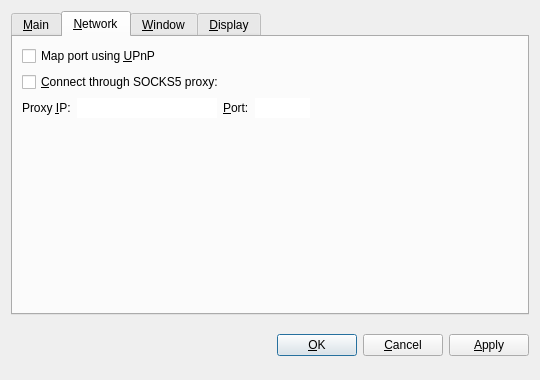
<?xml version="1.0" encoding="UTF-8"?>
<ui version="4.0">
 <class>OptionsDialog</class>
 <widget class="QDialog" name="OptionsDialog">
  <property name="geometry">
   <rect>
    <x>0</x>
    <y>0</y>
    <width>540</width>
    <height>380</height>
   </rect>
  </property>
  <property name="windowTitle">
   <string>Options</string>
  </property>
  <property name="modal">
   <bool>true</bool>
  </property>
  <layout class="QVBoxLayout" name="verticalLayout">
   <item>
    <widget class="QTabWidget" name="tabWidget">
     <property name="tabPosition">
      <enum>QTabWidget::North</enum>
     </property>
     <property name="currentIndex">
      <number>1</number>
     </property>
     <widget class="QWidget" name="tabMain">
      <attribute name="title">
       <string>&amp;Main</string>
      </attribute>
      <layout class="QVBoxLayout" name="verticalLayout_Main">
       <item>
        <widget class="QLabel" name="transactionFeeInfoLabel">
         <property name="text">
          <string>Optional transaction fee per kB that helps make sure your transactions are processed quickly. Most transactions are 1 kB. Fee 0.01 recommended.</string>
         </property>
         <property name="textFormat">
          <enum>Qt::PlainText</enum>
         </property>
         <property name="wordWrap">
          <bool>true</bool>
         </property>
        </widget>
       </item>
       <item>
        <layout class="QHBoxLayout" name="horizontalLayoutFee">
         <item>
          <widget class="QLabel" name="transactionFeeLabel">
           <property name="text">
            <string>Pay transaction &amp;fee</string>
           </property>
           <property name="textFormat">
            <enum>Qt::PlainText</enum>
           </property>
           <property name="buddy">
            <cstring>transactionFee</cstring>
           </property>
          </widget>
         </item>
         <item>
          <widget class="BitcoinAmountField" name="transactionFee"/>
         </item>
         <item>
          <spacer name="horizontalSpacerFee">
           <property name="orientation">
            <enum>Qt::Horizontal</enum>
           </property>
           <property name="sizeHint" stdset="0">
            <size>
             <width>40</width>
             <height>20</height>
            </size>
           </property>
          </spacer>
         </item>
        </layout>
       </item>
       <item>
        <widget class="QLabel" name="reserveBalanceInfoLabel">
         <property name="text">
          <string>Reserved amount does not participate in staking and is therefore spendable at any time.</string>
         </property>
         <property name="textFormat">
          <enum>Qt::PlainText</enum>
         </property>
         <property name="wordWrap">
          <bool>true</bool>
         </property>
        </widget>
       </item>
       <item>
        <layout class="QHBoxLayout" name="horizontalLayoutReserveBalance">
         <item>
          <widget class="QLabel" name="reserveBalanceLabel">
           <property name="text">
            <string>Reserve</string>
           </property>
           <property name="textFormat">
            <enum>Qt::PlainText</enum>
           </property>
           <property name="buddy">
            <cstring>reserveBalance</cstring>
           </property>
          </widget>
         </item>
         <item>
          <widget class="BitcoinAmountField" name="reserveBalance"/>
         </item>
         <item>
          <spacer name="horizontalSpacerReserveBalance">
           <property name="orientation">
            <enum>Qt::Horizontal</enum>
           </property>
           <property name="sizeHint" stdset="0">
            <size>
             <width>40</width>
             <height>20</height>
            </size>
           </property>
          </spacer>
         </item>
        </layout>
       </item>
       <item>
        <widget class="QCheckBox" name="bitcoinAtStartup">
         <property name="toolTip">
          <string>Automatically start ion after logging in to the system.</string>
         </property>
         <property name="text">
          <string>&amp;Start ion on system login</string>
         </property>
        </widget>
       </item>
       <item>
        <spacer name="verticalSpacer_Main">
         <property name="orientation">
          <enum>Qt::Vertical</enum>
         </property>
         <property name="sizeHint" stdset="0">
          <size>
           <width>20</width>
           <height>40</height>
          </size>
         </property>
        </spacer>
       </item>
      </layout>
     </widget>
     <widget class="QWidget" name="tabNetwork">
      <attribute name="title">
       <string>&amp;Network</string>
      </attribute>
      <layout class="QVBoxLayout" name="verticalLayout_Network">
       <item>
        <widget class="QCheckBox" name="mapPortUpnp">
         <property name="toolTip">
          <string>Automatically open the ion client port on the router. This only works when your router supports UPnP and it is enabled.</string>
         </property>
         <property name="text">
          <string>Map port using &amp;UPnP</string>
         </property>
        </widget>
       </item>
       <item>
        <widget class="QCheckBox" name="connectSocks">
         <property name="toolTip">
          <string>Connect to the ion network through a SOCKS5 proxy (e.g. when connecting through Tor).</string>
         </property>
         <property name="text">
          <string>&amp;Connect through SOCKS5 proxy:</string>
         </property>
        </widget>
       </item>
       <item>
        <layout class="QHBoxLayout" name="horizontalLayout_Network">
         <item>
          <widget class="QLabel" name="proxyIpLabel">
           <property name="text">
            <string>Proxy &amp;IP:</string>
           </property>
           <property name="textFormat">
            <enum>Qt::PlainText</enum>
           </property>
           <property name="buddy">
            <cstring>proxyIp</cstring>
           </property>
          </widget>
         </item>
         <item>
          <widget class="QValidatedLineEdit" name="proxyIp">
           <property name="maximumSize">
            <size>
             <width>140</width>
             <height>16777215</height>
            </size>
           </property>
           <property name="toolTip">
            <string>IP address of the proxy (e.g. 127.0.0.1)</string>
           </property>
           <property name="frame">
            <bool>false</bool>
           </property>
          </widget>
         </item>
         <item>
          <widget class="QLabel" name="proxyPortLabel">
           <property name="text">
            <string>&amp;Port:</string>
           </property>
           <property name="textFormat">
            <enum>Qt::PlainText</enum>
           </property>
           <property name="buddy">
            <cstring>proxyPort</cstring>
           </property>
          </widget>
         </item>
         <item>
          <widget class="QLineEdit" name="proxyPort">
           <property name="maximumSize">
            <size>
             <width>55</width>
             <height>16777215</height>
            </size>
           </property>
           <property name="toolTip">
            <string>Port of the proxy (e.g. 9050)</string>
           </property>
           <property name="frame">
            <bool>false</bool>
           </property>
          </widget>
         </item>
         <item>
          <spacer name="horizontalSpacer_Network">
           <property name="orientation">
            <enum>Qt::Horizontal</enum>
           </property>
           <property name="sizeHint" stdset="0">
            <size>
             <width>40</width>
             <height>20</height>
            </size>
           </property>
          </spacer>
         </item>
        </layout>
       </item>
       <item>
        <spacer name="verticalSpacer_Network">
         <property name="orientation">
          <enum>Qt::Vertical</enum>
         </property>
         <property name="sizeHint" stdset="0">
          <size>
           <width>20</width>
           <height>40</height>
          </size>
         </property>
        </spacer>
       </item>
      </layout>
     </widget>
     <widget class="QWidget" name="tabWindow">
      <attribute name="title">
       <string>&amp;Window</string>
      </attribute>
      <layout class="QVBoxLayout" name="verticalLayout_Window">
       <item>
        <widget class="QCheckBox" name="minimizeToTray">
         <property name="toolTip">
          <string>Show only a tray icon after minimizing the window.</string>
         </property>
         <property name="text">
          <string>&amp;Minimize to the tray instead of the taskbar</string>
         </property>
        </widget>
       </item>
       <item>
        <widget class="QCheckBox" name="minimizeOnClose">
         <property name="toolTip">
          <string>Minimize instead of exit the application when the window is closed. When this option is enabled, the application will be closed only after selecting Quit in the menu.</string>
         </property>
         <property name="text">
          <string>M&amp;inimize on close</string>
         </property>
        </widget>
       </item>
       <item>
        <spacer name="verticalSpacer_Window">
         <property name="orientation">
          <enum>Qt::Vertical</enum>
         </property>
         <property name="sizeHint" stdset="0">
          <size>
           <width>20</width>
           <height>40</height>
          </size>
         </property>
        </spacer>
       </item>
      </layout>
     </widget>
     <widget class="QWidget" name="tabDisplay">
      <attribute name="title">
       <string>&amp;Display</string>
      </attribute>
      <layout class="QVBoxLayout" name="verticalLayout_Display">
       <item>
        <layout class="QHBoxLayout" name="horizontalLayout_1_Display">
         <item>
          <widget class="QLabel" name="langLabel">
           <property name="text">
            <string>User Interface &amp;language:</string>
           </property>
           <property name="textFormat">
            <enum>Qt::PlainText</enum>
           </property>
           <property name="buddy">
            <cstring>lang</cstring>
           </property>
          </widget>
         </item>
         <item>
          <widget class="QValueComboBox" name="lang">
           <property name="toolTip">
            <string>The user interface language can be set here. This setting will take effect after restarting ion.</string>
           </property>
          </widget>
         </item>
        </layout>
       </item>
       <item>
        <layout class="QHBoxLayout" name="horizontalLayout_2_Display">
         <item>
          <widget class="QLabel" name="unitLabel">
           <property name="text">
            <string>&amp;Unit to show amounts in:</string>
           </property>
           <property name="textFormat">
            <enum>Qt::PlainText</enum>
           </property>
           <property name="buddy">
            <cstring>unit</cstring>
           </property>
          </widget>
         </item>
         <item>
          <widget class="QValueComboBox" name="unit">
           <property name="toolTip">
            <string>Choose the default subdivision unit to show in the interface and when sending coins.</string>
           </property>
          </widget>
         </item>
        </layout>
       </item>
       <item>
        <widget class="QCheckBox" name="coinControlFeatures">
         <property name="toolTip">
          <string>Whether to show coin control features or not.</string>
         </property>
         <property name="text">
          <string>Display coin &amp;control features (experts only!)</string>
         </property>
        </widget>
       </item>
       <item>
        <widget class="QCheckBox" name="minimizeCoinAge">
         <property name="toolTip">
          <string>Whether to select the coin outputs randomly or with minimal coin age.</string>
         </property>
         <property name="text">
          <string>Minimize weight consumption (experimental)</string>
         </property>
        </widget>
       </item>
       <item>
        <widget class="QCheckBox" name="useBlackTheme">
         <property name="text">
          <string>Use black visual theme (requires restart)</string>
         </property>
        </widget>
       </item>
       <item>
        <spacer name="verticalSpacer_Display">
         <property name="orientation">
          <enum>Qt::Vertical</enum>
         </property>
         <property name="sizeHint" stdset="0">
          <size>
           <width>20</width>
           <height>40</height>
          </size>
         </property>
        </spacer>
       </item>
      </layout>
     </widget>
    </widget>
   </item>
   <item>
    <layout class="QHBoxLayout" name="horizontalLayout_Buttons">
     <item>
      <spacer name="horizontalSpacer_1">
       <property name="orientation">
        <enum>Qt::Horizontal</enum>
       </property>
       <property name="sizeHint" stdset="0">
        <size>
         <width>40</width>
         <height>48</height>
        </size>
       </property>
      </spacer>
     </item>
     <item>
      <widget class="QLabel" name="statusLabel">
       <property name="font">
        <font>
         <weight>75</weight>
         <bold>true</bold>
        </font>
       </property>
       <property name="text">
        <string/>
       </property>
       <property name="textFormat">
        <enum>Qt::PlainText</enum>
       </property>
       <property name="wordWrap">
        <bool>true</bool>
       </property>
      </widget>
     </item>
     <item>
      <spacer name="horizontalSpacer_2">
       <property name="orientation">
        <enum>Qt::Horizontal</enum>
       </property>
       <property name="sizeHint" stdset="0">
        <size>
         <width>40</width>
         <height>48</height>
        </size>
       </property>
      </spacer>
     </item>
     <item>
      <widget class="QPushButton" name="okButton">
       <property name="text">
        <string>&amp;OK</string>
       </property>
      </widget>
     </item>
     <item>
      <widget class="QPushButton" name="cancelButton">
       <property name="text">
        <string>&amp;Cancel</string>
       </property>
       <property name="autoDefault">
        <bool>false</bool>
       </property>
      </widget>
     </item>
     <item>
      <widget class="QPushButton" name="applyButton">
       <property name="text">
        <string>&amp;Apply</string>
       </property>
       <property name="autoDefault">
        <bool>false</bool>
       </property>
      </widget>
     </item>
    </layout>
   </item>
  </layout>
 </widget>
 <customwidgets>
  <customwidget>
   <class>QValidatedLineEdit</class>
   <extends>QLineEdit</extends>
   <header>qvalidatedlineedit.h</header>
  </customwidget>
  <customwidget>
   <class>BitcoinAmountField</class>
   <extends>QLineEdit</extends>
   <header>bitcoinamountfield.h</header>
   <container>1</container>
  </customwidget>
  <customwidget>
   <class>QValueComboBox</class>
   <extends>QComboBox</extends>
   <header>qvaluecombobox.h</header>
  </customwidget>
 </customwidgets>
 <resources/>
 <connections/>
</ui>
